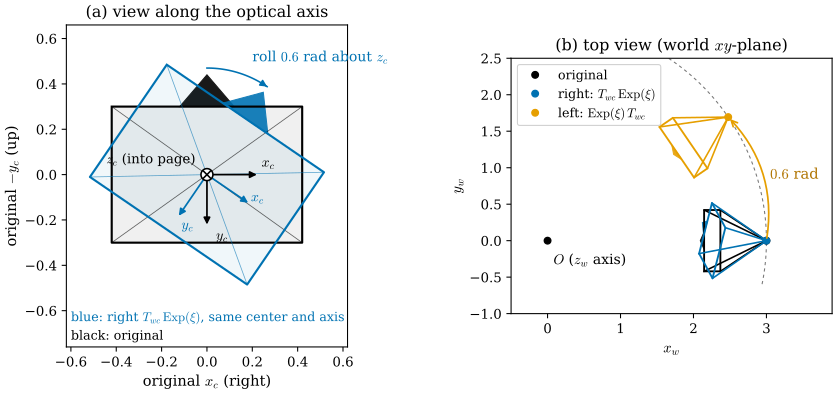

Recreate this plot in Python.
"""Figure 28.2.1: the same twist applied on the right and on the left of a camera pose T_wc (Section 28.2).

A camera (OpenCV axes: x right, y down, z forward) sits at c = (3, 0, 1.2) and looks at the world origin; its pose
is T_wc = (R_wc, c). The twist xi = (0, 0, 0, 0, 0, 0.6) (rotation 0.6 rad about the third axis) is applied
  * on the right: T_wc Exp(xi)  -> rotation about the camera's own z axis (the optical axis): the camera rolls in
    place (blue);
  * on the left:  Exp(xi) T_wc  -> rotation about the world z axis through the world origin: the camera orbits the
    origin by 0.6 rad (orange).
The original camera is black. Each camera is a frustum (apex = center, depth 0.8) with a small filled triangle on
the edge that points to camera -y ("up" in the image).
(a) view along the original optical axis from behind the camera: orthographic projection onto the plane spanned by
    the original camera's x axis (right) and -y axis (up). The optical axis points into the page at the center. Only the
    original (black) and the right-perturbed camera (blue) are drawn: their image rectangles at depth 0.8 lie in the
    same plane, and the blue one is the black one rotated by 0.6 rad about the center (roll). The left-perturbed camera
    moves by 2 * 3 sin(0.3) = 1.77 (out of this view) and is shown in (b).
(b) top view (projection to the world xy-plane) with the orbit arc of radius |c_xy| = 3.
Also writes an interactive version (fig-28-2-1-left-right-interactive.html).
Self-check: right: center unchanged and optical axis unchanged; left: center rotated by 0.6 rad about z;
Exp(Ad_T xi) T = T Exp(xi).

Run from the project root:
``PYTHONPATH=tools python3 chapters/28-lie-groups-poses/figures/fig-28-2-1-left-right.py``
"""

import os
import pathlib
import sys

os.environ.setdefault("OMP_NUM_THREADS", "4")
os.environ.setdefault("OPENBLAS_NUM_THREADS", "4")
sys.path.insert(0, str(pathlib.Path(__file__).resolve().parents[1] / "lib"))
import dglie as L  # noqa: E402

import dgfig  # noqa: E402

dgfig.setup()

import matplotlib.pyplot as plt  # noqa: E402
import numpy as np  # noqa: E402

C = dgfig.COLORS
c = np.array([3.0, 0.0, 1.2])
f = -c / np.linalg.norm(c)
r = np.cross(f, [0, 0, 1.0])
r /= np.linalg.norm(r)
d = np.cross(f, r)
Rwc = np.column_stack([r, d, f])
assert np.isclose(np.linalg.det(Rwc), 1.0)
T = L.make_T(Rwc, c)
xi = np.array([0, 0, 0, 0, 0, 0.6])
T_right = T @ L.expSE3(xi)
T_left = L.expSE3(xi) @ T

assert np.allclose(T_right[:3, 3], c)
assert np.allclose(T_right[:3, 2], T[:3, 2])
assert np.allclose(T_left[:3, 3], L.expSO3([0, 0, 0.6]) @ c)
assert np.allclose(L.expSE3(L.Ad_SE3(T) @ xi) @ T, T_right, atol=1e-12)

W, H, D = 0.42, 0.3, 0.8
corners_c = np.array([[-W, -H, D], [W, -H, D], [W, H, D], [-W, H, D]])
tri_c = np.array([[-0.12, -H, D], [0.12, -H, D], [0.0, -H - 0.14, D]])


def frustum(Tm):
    Rm, tm = Tm[:3, :3], Tm[:3, 3]
    cs = (Rm @ corners_c.T).T + tm
    tri = (Rm @ tri_c.T).T + tm
    return tm, cs, tri


cams = [(T, C["main"], "original", "-"), (T_right, C["tangent"], r"right: $T_{wc}\,\mathrm{Exp}(\xi)$", "-"),
        (T_left, C["accent"], r"left: $\mathrm{Exp}(\xi)\,T_{wc}$", "-")]

fig = plt.figure(figsize=(8.8, 4.3))
# ---------------------------------------------------------------- (a) view along the optical axis
E_RIGHT, E_UP = r, -d                                  # original camera x (right) and -y (up) in world coordinates


def proj_a(p):
    q = np.asarray(p, float) - c
    return np.array([q @ E_RIGHT, q @ E_UP])


ax = fig.add_axes([0.05, 0.12, 0.38, 0.78])
roll_check = []
for Tm, col, lab, ls in cams[:2]:
    tm, cs, tri = frustum(Tm)
    P = np.array([proj_a(q) for q in cs])
    roll_check.append(P)
    ax.fill(*P.T, color=col, alpha=0.06, lw=0)
    ax.plot(*np.vstack([P, P[:1]]).T, color=col, lw=1.6, label=lab)
    for q in P:                                         # edges from the center (apex) to the corners, seen end-on
        ax.plot([0, q[0]], [0, q[1]], color=col, lw=0.6, alpha=0.6)
    ax.fill(*np.array([proj_a(q) for q in tri]).T, color=col, alpha=0.9)
    for k in range(2):                                  # camera x_c and y_c (y_c points down in the image)
        e = proj_a(tm + 0.22 * Tm[:3, k])
        ax.annotate("", xy=e, xytext=(0, 0), arrowprops=dict(arrowstyle="-|>", color=col, lw=1.3,
                                                              mutation_scale=10, shrinkA=0, shrinkB=0))
    ax.text(*(proj_a(tm + 0.27 * Tm[:3, 0]) + [0.0, 0.035]), r"$x_c$", color=col, fontsize=10.5,
            ha="center")
    ax.text(*(proj_a(tm + 0.27 * Tm[:3, 1]) + [0.04, 0.0]), r"$y_c$", color=col, fontsize=10.5, va="center")
# the blue rectangle is the black one rotated about the center by 0.6 rad (clockwise as seen from behind)
Rot = np.array([[np.cos(-0.6), -np.sin(-0.6)], [np.sin(-0.6), np.cos(-0.6)]])
assert np.allclose(roll_check[1], roll_check[0] @ Rot.T, atol=1e-12)
ax.plot(0, 0, "o", ms=9, mfc="white", mec=C["main"], mew=1.2, zorder=6)
ax.plot(0, 0, "x", ms=6, color=C["main"], mew=1.2, zorder=7)      # optical axis into the page
ax.text(-0.05, 0.05, r"$z_c$ (into page)", fontsize=10, color=C["main"], ha="right")
aa = np.linspace(np.pi / 2, np.pi / 2 - 0.6, 30)
ax.plot(0.47 * np.cos(aa), 0.47 * np.sin(aa), color=C["tangent"], lw=1.2)
ax.annotate("", xy=(0.47 * np.cos(aa[-1]), 0.47 * np.sin(aa[-1])), xytext=(0.47 * np.cos(aa[-3]), 0.47 * np.sin(aa[-3])),
            arrowprops=dict(arrowstyle="-|>", color=C["tangent"], lw=1.2, mutation_scale=10))
ax.text(0.2, 0.5, r"roll $0.6$ rad about $z_c$", color=C["tangent"], fontsize=10.5)
ax.set_aspect("equal")
ax.set_xlim(-0.62, 0.62)
ax.set_ylim(-0.76, 0.66)
ax.set_xlabel(r"original $x_c$ (right)")
ax.set_ylabel(r"original $-y_c$ (up)")
ax.text(-0.6, -0.74, "black: original", fontsize=9.5, color=C["main"], va="bottom")
ax.text(-0.6, -0.66, r"blue: right $T_{wc}\,\mathrm{Exp}(\xi)$, same center and axis", fontsize=9.5,
        color=C["tangent"], va="bottom")
ax.set_title("(a) view along the optical axis", fontsize=12)

bx = fig.add_axes([0.6, 0.12, 0.38, 0.78])
th = np.linspace(-0.2, 1.0, 100)
rad = np.linalg.norm(c[:2])
bx.plot(rad * np.cos(th), rad * np.sin(th), color=C["aux"], lw=0.8, ls=(0, (3, 3)))
bx.plot(0, 0, "o", color=C["main"], ms=5)
bx.text(0.08, -0.32, r"$O$ ($z_w$ axis)", fontsize=10.5)
for Tm, col, lab, ls in cams:
    tm, cs, tri = frustum(Tm)
    for q in cs:
        bx.plot([tm[0], q[0]], [tm[1], q[1]], color=col, lw=1.2)
    bx.plot(*np.vstack([cs, cs[:1]])[:, :2].T, color=col, lw=1.4)
    bx.fill(*tri[:, :2].T, color=col, alpha=0.9)
    bx.plot(*tm[:2], "o", color=col, ms=5, label=lab)
bx.annotate("", xy=T_left[:2, 3], xytext=c[:2], arrowprops=dict(arrowstyle="->", color=C["accent"], lw=1.3,
                                                                connectionstyle="arc3,rad=0.25"))
bx.text(3.05, 0.85, r"$0.6$ rad", color="#B07400", fontsize=11)
bx.set_aspect("equal")
bx.set_xlim(-0.5, 3.9)
bx.set_ylim(-1.0, 2.5)
bx.set_xlabel(r"$x_w$")
bx.set_ylabel(r"$y_w$")
bx.legend(loc="upper left", fontsize=9.5, frameon=True, framealpha=0.95)
bx.set_title("(b) top view (world $xy$-plane)", fontsize=12)

dgfig.save(fig, __file__)

# ---------------------------------------------------------------- interactive version
import plotly.graph_objects as go  # noqa: E402

arc = np.array([L.expSO3([0, 0, a]) @ c for a in np.linspace(0, 0.6, 40)])

hexs = {C["main"]: "#000000", C["tangent"]: "#0072B2", C["accent"]: "#E69F00"}
tr = []
for k, col in enumerate(["#0072B2", "#009E73", "#D55E00"]):
    e = np.eye(3)[k] * 0.8
    tr.append(go.Scatter3d(x=[0, e[0]], y=[0, e[1]], z=[0, e[2]], mode="lines", line=dict(color=col, width=5),
                           name=["x_w", "y_w", "z_w"][k]))
for Tm, col, lab, ls in cams:
    tm, cs, tri = frustum(Tm)
    xs, ys, zs = [], [], []
    for q in cs:
        xs += [tm[0], q[0], None]
        ys += [tm[1], q[1], None]
        zs += [tm[2], q[2], None]
    loop = np.vstack([cs, cs[:1], [[np.nan] * 3], tri, tri[:1]])
    xs += list(loop[:, 0])
    ys += list(loop[:, 1])
    zs += list(loop[:, 2])
    name = {"original": "original T_wc"}.get(lab, "right: T_wc Exp(xi)" if col == C["tangent"] else
                                             "left: Exp(xi) T_wc")
    tr.append(go.Scatter3d(x=xs, y=ys, z=zs, mode="lines", line=dict(color=hexs[col], width=5), name=name,
                           connectgaps=False))
tr.append(go.Scatter3d(x=arc[:, 0], y=arc[:, 1], z=arc[:, 2], mode="lines", line=dict(color="#E69F00", width=3,
                                                                                    dash="dash"),
                       name="orbit of the center (left)"))
pfig = go.Figure(tr)
pfig.update_layout(scene=dict(aspectmode="data", xaxis_title="x_w", yaxis_title="y_w", zaxis_title="z_w"),
                   margin=dict(l=0, r=0, t=40, b=0),
                   title=dict(text="xi = (0,0,0, 0,0,0.6) applied on the right (roll) and on the left (orbit) of T_wc",
                              x=0.5, font=dict(size=13)))
out = pathlib.Path(__file__).with_name(pathlib.Path(__file__).stem + "-interactive.html")
pfig.write_html(out, include_plotlyjs="cdn", full_html=True, div_id="fig-28-2-1-interactive",
                config={"displaylogo": False})
print(f"saved {out}")
